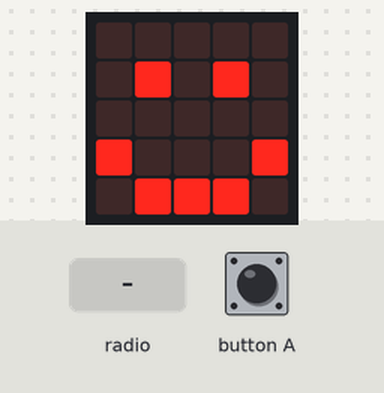
Bench run of a program on a simulated BBC micro:bit (MakeCode). Shown: the board's 5×5 LED display. Inputs (shaded band) come from the test bench.

Above: at 1.8 s.
1.9 s: radio message "!" arrives
At 2.2 s:
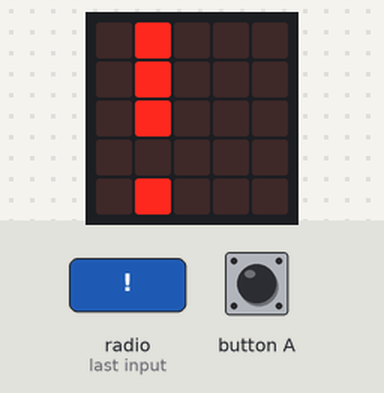
4.1 s: radio message "*" arrives
At 4.7 s:
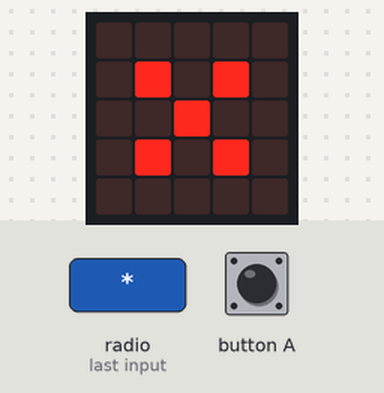
Timing chart, 0 to 7.1 s (numbered marks = the images above; inputs shaded):
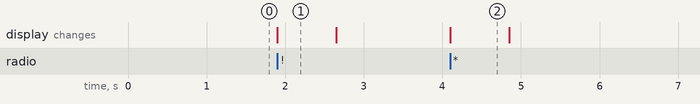

The program:

main.ts
```typescript
// (licence header left out)
// variables
let distanceToObject: number = 0

// setup
radio.setGroup(23)
basic.showIcon(IconNames.Happy)

input.onButtonPressed(Button.A, function () {
  // checking distance with sonar
  distanceToObject = sonar.ping(
    DigitalPin.P1,
    DigitalPin.P2,
    PingUnit.Centimeters
  )
  // if the distance is less than 10 cm, send alert (!) to microbit, if distance is more than 10 cm send star (*)
  if (distanceToObject <= 10) {
    radio.sendString('!')
  } else {
    radio.sendString('*')
  }
})

// receiving message
radio.onReceivedString(function (receivedString) {
  basic.clearScreen()
  basic.showString(receivedString)
  basic.showIcon(IconNames.Happy)
})
```

Measured:
- after the input at 1.9 s, the display: changes at once (image 1)
- after the input at 4.1 s, the display: changes at once (image 2)
- what the display in image 1 shows lasts 0.8 s, from 1.9 s to 2.7 s
